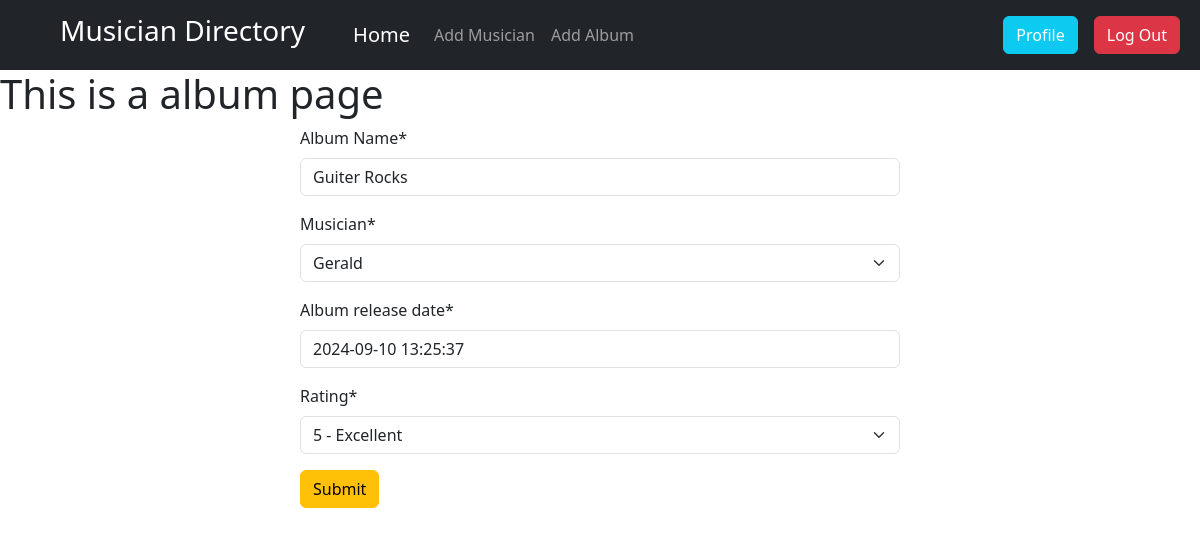
The page /album/edit/1 (signed in) on the database its author committed.
### album/models.py (models this page shows, shortened)
class album_model(models.Model):
    Album_Name = models.CharField(max_length=75)
    Musician = models.ForeignKey(musician_model,on_delete=models.CASCADE)
    Album_Release_Date = models.DateTimeField(default=datetime.now())
    Choice = [
        (1, '1 - Very Bad'),
        (2, '2 - Bad'),
        (3, '3 - Average'),
        (4, '4 - Good'),
        (5, '5 - Excellent'),
    ]
    Rating = models.IntegerField(choices=Choice)

### album/views.py (the view)
# urls.py: path("edit/<int:id>",views.edit_album,name="edit_album"),
def edit_album(request,id):
    album = album_model.objects.get(pk = id)
    album_form = forms.album_form(instance=album)
    if(request.method == "POST"):
        album_form = forms.album_form(request.POST,instance=album)
        if album_form.is_valid():
            album_form.save()
            return redirect("homepage")
    return render(request,"album.html",{'form' : album_form})

### album/forms.py
class album_form(forms.ModelForm):
    class Meta:
        model = album_model
        fields = '__all__'
        labels = {
            'Album_Name' : "Album Name",
            'Album_Release_Date' : "Album release date",
        }

### musician/models.py (called while the page is built)
    def __str__(self) -> str:
        return self.First_Name

### album/templates/album.html (shortened to what this page needs)
{% extends 'base.html' %}
{% load crispy_forms_tags %}
{% block content %}
    <h1>This is a album page</h1>
    <form style="width: 50%; margin: auto;" method="post">
        {{form|crispy}}
        <input type="submit" class="btn btn-warning" value="Submit">
    </form>
{% endblock %}

### rows shown on the page
album_model: Album_Name "Guiter Rocks", Musician "Gerald", Album_Release_Date "2024-09-10 13:25:37", Rating "5 - Excellent"
